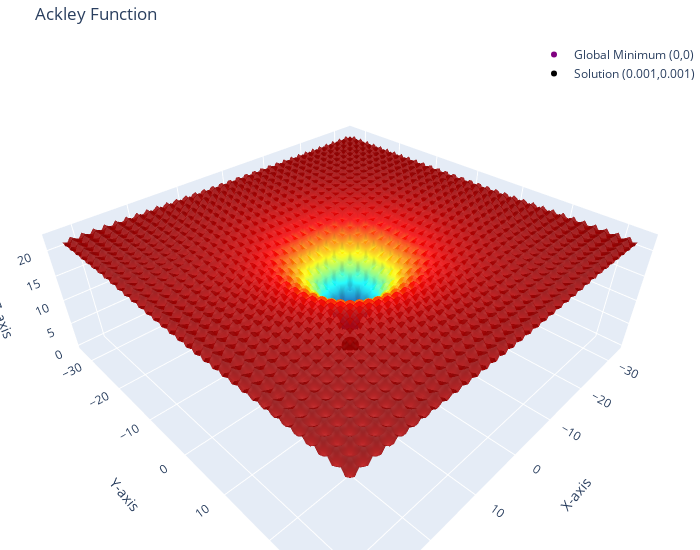

Notebook code for this chart:
### Markdown cell above
## **---------------------------Tests---------------------------**

### Code cell
start = time.time()
genetic_algorithm = AG_Ackley(population_size=100) 
genetic_algorithm.evolve(fitness_function=fitness_ackley, pmut=0.1, ngen=2000, T=6, trace=200, reverse_sort=True)
minutos, segundos = divmod(time.time()-start, 60)
print(f"*******Tiempo transcurrido: {int(minutos)} minutos y {segundos:.2f} segundos*******")

plot_ackley(genetic_algorithm.population[0])

### Figure 1 — Plotly figure (JSON) as saved in the notebook; plotly's stock layout.template omitted (floating-point values rounded to 4 significant figures; data arrays with more than 128 entries replaced by an {"elided": "..."} marker saying what was removed)
{"data": [{"colorscale": [[0, "rgb(0,0,131)"], [0.2, "rgb(0,60,170)"], [0.4, "rgb(5,255,255)"], [0.6, "rgb(255,255,0)"], [0.8, "rgb(250,0,0)"], [1, "rgb(128,0,0)"]], "opacity": 0.85, "showscale": false, "type": "surface", "x": {"elided": "100x100 float values"}, "y": {"elided": "100x100 float values"}, "z": {"elided": "100x100 float values"}}, {"marker": {"color": "purple", "size": 6, "symbol": "circle"}, "mode": "markers", "name": "Global Minimum (0,0)", "type": "scatter3d", "x": [0], "y": [0], "z": [0]}, {"marker": {"color": "black", "size": 6, "symbol": "circle"}, "mode": "markers", "name": "Solution (0.001,0.001)", "type": "scatter3d", "x": [0.0007314], "y": [0.0007314], "z": [0.002954]}], "layout": {"height": 550, "legend": {"x": 1, "xanchor": "right", "y": 1, "yanchor": "top"}, "margin": {"b": 0, "l": 0, "r": 0, "t": 40}, "scene": {"xaxis": {"title": {"text": "X-axis"}}, "yaxis": {"title": {"text": "Y-axis"}}, "zaxis": {"title": {"text": "Z-axis"}}}, "showlegend": true, "title": {"text": "Ackley Function"}, "width": 700}}
